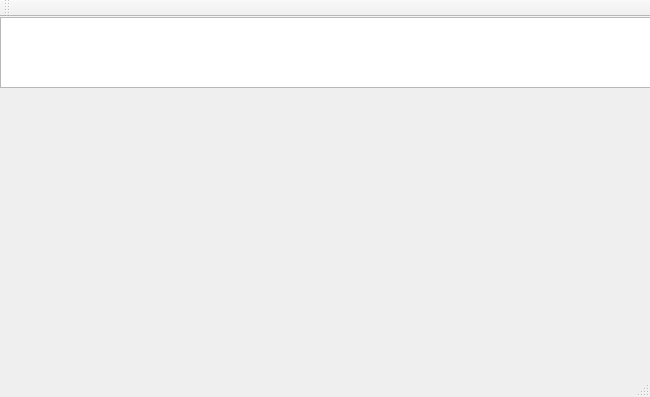
<?xml version="1.0" encoding="UTF-8"?>
<ui version="4.0">
 <class>MainWindow</class>
 <widget class="QMainWindow" name="MainWindow">
  <property name="geometry">
   <rect>
    <x>0</x>
    <y>0</y>
    <width>650</width>
    <height>397</height>
   </rect>
  </property>
  <property name="windowTitle">
   <string>MainWindow</string>
  </property>
  <widget class="QWidget" name="centralWidget">
   <widget class="InputField" name="type" native="true">
    <property name="enabled">
     <bool>true</bool>
    </property>
    <property name="geometry">
     <rect>
      <x>0</x>
      <y>70</y>
      <width>651</width>
      <height>61</height>
     </rect>
    </property>
   </widget>
   <widget class="QTextEdit" name="display">
    <property name="enabled">
     <bool>true</bool>
    </property>
    <property name="geometry">
     <rect>
      <x>0</x>
      <y>0</y>
      <width>651</width>
      <height>71</height>
     </rect>
    </property>
    <property name="minimumSize">
     <size>
      <width>0</width>
      <height>0</height>
     </size>
    </property>
    <property name="maximumSize">
     <size>
      <width>1677215</width>
      <height>1677215</height>
     </size>
    </property>
    <property name="readOnly">
     <bool>true</bool>
    </property>
   </widget>
   <widget class="QLabel" name="keyboard">
    <property name="geometry">
     <rect>
      <x>0</x>
      <y>130</y>
      <width>651</width>
      <height>221</height>
     </rect>
    </property>
    <property name="text">
     <string/>
    </property>
    <property name="pixmap">
     <pixmap>graphics/neo1.png</pixmap>
    </property>
   </widget>
  </widget>
  <widget class="QMenuBar" name="menuBar">
   <property name="geometry">
    <rect>
     <x>0</x>
     <y>0</y>
     <width>650</width>
     <height>21</height>
    </rect>
   </property>
  </widget>
  <widget class="QToolBar" name="mainToolBar">
   <attribute name="toolBarArea">
    <enum>TopToolBarArea</enum>
   </attribute>
   <attribute name="toolBarBreak">
    <bool>false</bool>
   </attribute>
  </widget>
  <widget class="QStatusBar" name="statusBar"/>
 </widget>
 <layoutdefault spacing="6" margin="11"/>
 <customwidgets>
  <customwidget>
   <class>InputField</class>
   <extends>QWidget</extends>
   <header>inputfield.h</header>
  </customwidget>
 </customwidgets>
 <resources/>
 <connections/>
</ui>
